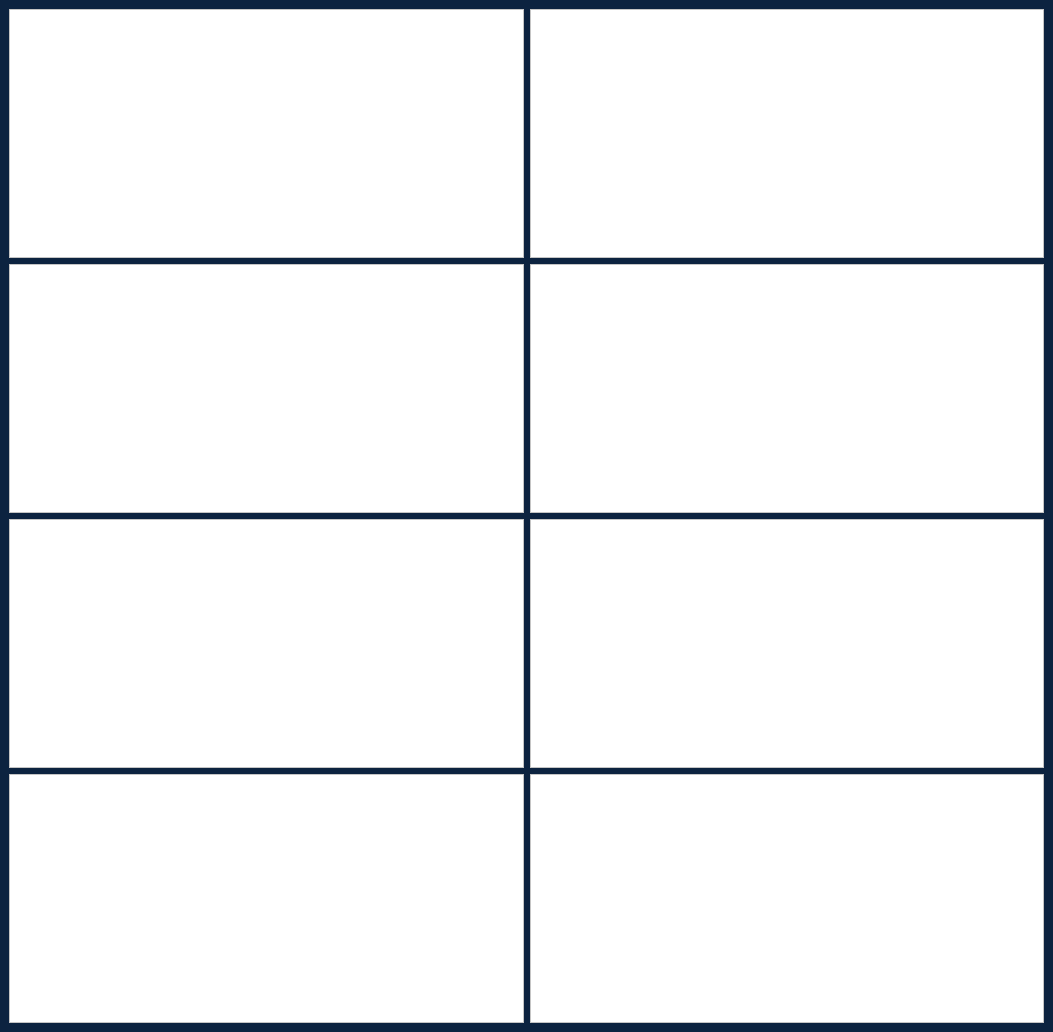
<?xml version="1.0" encoding="UTF-8"?>
<ui version="4.0">
 <class>ERDSWindow</class>
 <widget class="QMainWindow" name="ERDSWindow">
  <property name="geometry">
   <rect>
    <x>0</x>
    <y>0</y>
    <width>1053</width>
    <height>1032</height>
   </rect>
  </property>
  <property name="windowTitle">
   <string>MainWindow</string>
  </property>
  <widget class="QWidget" name="centralwidget">
   <property name="styleSheet">
    <string notr="true">*{
	background-color: rgb(12, 35, 64);
}
QGraphicsView{
	background-color: rgb(255, 255, 255);
}</string>
   </property>
   <layout class="QHBoxLayout" name="horizontalLayout_2">
    <item>
     <layout class="QHBoxLayout" name="horizontalLayout">
      <item>
       <layout class="QVBoxLayout" name="verticalLayout">
        <item>
         <widget class="QGraphicsView" name="ERDS1"/>
        </item>
        <item>
         <widget class="QGraphicsView" name="ERDS3"/>
        </item>
        <item>
         <widget class="QGraphicsView" name="ERDS5"/>
        </item>
        <item>
         <widget class="QGraphicsView" name="ERDS7"/>
        </item>
       </layout>
      </item>
      <item>
       <layout class="QVBoxLayout" name="verticalLayout_2">
        <item>
         <widget class="QGraphicsView" name="ERDS2"/>
        </item>
        <item>
         <widget class="QGraphicsView" name="ERDS4"/>
        </item>
        <item>
         <widget class="QGraphicsView" name="ERDS6">
          <property name="styleSheet">
           <string notr="true"/>
          </property>
         </widget>
        </item>
        <item>
         <widget class="QGraphicsView" name="ERDS8"/>
        </item>
       </layout>
      </item>
     </layout>
    </item>
   </layout>
  </widget>
 </widget>
 <resources/>
 <connections/>
</ui>
